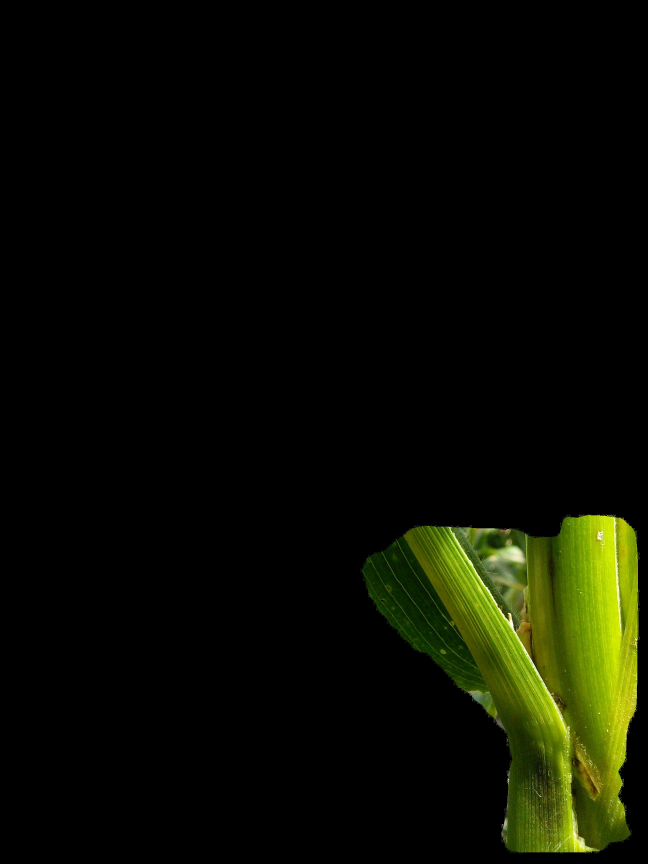
#> input picture ULAInputImages/MD-Ames-02;48_2015-08-07-03-50-02.jpg, 1944 x 2592 px, found by its file name (shown at 1/3 size); its folder holds only this picture in this run
$ python HoughLines-ULA.py
#> lines starting #> are read from the running program, lines starting #| are printed output that depends on the picture; after the words box and inside, x2 and y2 are one past the last pixel; in counts of white or black regions, pixels touching at a corner belong together
import cv2
import os
from os import listdir
import numpy as np
import random as rng
import math
from itertools import combinations
from collections import OrderedDict, Counter
from operator import itemgetter
import glob
import csv
import pandas as pd
import sys

CURRENT_DIRECTORY = os.getcwd()

IMAGE_PATH = os.path.join(CURRENT_DIRECTORY, "ULAInputImages", "")

OUTPUT_PATH = os.path.join(CURRENT_DIRECTORY, "ear_angle_masks_2", "Outlier_OriginalLineImages")

RESULT_PATH = os.path.join(CURRENT_DIRECTORY, "")

MERGED_HOUGH_LINE_IMAGE_PATH = os.path.join(CURRENT_DIRECTORY, "ear_angle_masks_2", "MergedHoughLines")

#RECT_PATH = "C:\\Users\\marven\\Documents\\Fall-2021\\LeafAngle\\ear_angle_masks_2\\rectangles\\"

kernel = np.ones((3, 3), np.uint8)

# Finds the slope of two lines using the two-point method
def findSlope(a, b):
        return ((b[1] - a[1])/(b[0] - a[0]))

# Returns the first line from a list of lines
def get_lines(lines_in):
    return [l[0] for l in lines_in]

# https://stackoverflow.com/questions/45531074/how-to-merge-lines-after-houghlinesp
# Merges multiple small line segments into a single line segment
# [100 lines left out: functions merge_lines_pipeline_2, merge_lines_segments1, lines_close, not called in this run]

def lineMagnitude (x1, y1, x2, y2):
    lineMagnitude = math.sqrt(math.pow((x2 - x1), 2)+ math.pow((y2 - y1), 2))
    return lineMagnitude

# [56 lines left out: functions SelectLinesAroundProbHoughMedian, DistancePointLine, get_distance, not called in this run]


def FindLargestContour(contours):
    maxArea = 0
    maxContour = -1
    for i in range(len(contours)):
        if(cv2.contourArea(contours[i]) > maxArea):
            maxArea = cv2.contourArea(contours[i])
            maxContour = i

    return contours[maxContour]

def IsImageFlipped(contours, imgShape):
    moments = cv2.moments(contours)
    if moments["m00"] == 0:
        moments["m00", "m01"] = 1
    x = int(moments["m10"] / moments["m00"])
    y = int(moments["m01"] / moments["m00"])
    if(x < imgShape[1]/2):
        return True
    else:
        return False

# [19 lines left out: function CropImageContour, not called in this run]

def WriteImage(img, dir, filename):
    if not os.path.exists(dir):
        os.makedirs(dir)
    cv2.imwrite(os.path.join(CURRENT_DIRECTORY, dir, filename.split("\\")[-1]), img)

# [11 lines left out: function SelectLinesAroundProbHoughMedian, not called in this run]

def CountValidLines(lines):
    count = 0
    validLines = []
    for line in lines:
        x1, y1, x2, y2 = line[0]
        #print(abs(math.atan2((y2 - y1), (x2 - x1))))
        if x1 <= 100 or x2 <= 100 or x1 >= houghLines.shape[1] - 100 or x2 >= houghLines.shape[1] - 100 or y1 >= houghLines.shape[0] - 50 or y2 >= houghLines.shape[0] - 50 or y1 == y2 or x1 == x2 or (abs(math.atan2((y2 - y1), (x2 - x1))) > 1.39 and abs(math.atan2((y2 - y1), (x2 - x1))) < 1.60) or abs(math.atan2((y2 - y1), (x2 - x1))) < 0.3:
            continue

        count = count + 1
        validLines.append(line)
    #if count > 6:
        #return validLines
    return validLines

def findDictMode(input_dict):
    track={}

    for key,value in input_dict.items():
        if value not in track:
            track[value]=0
        else:
            track[value]+=1

    return max(track,key=track.get)

def RetrieveParallelLines(lines):
    lineDict = {}
    for i in range(len(lines)):
        x1, y1, x2, y2 = lines[i][0]
        slope = round(abs(findSlope((x1, y1), (x2, y2))), 2)
        lineDict[i] = slope
    mode = findDictMode(lineDict)

    parallelLines = []
    for k, v in lineDict.items():
        if v == mode:
            parallelLines.append(lines[k])

    return parallelLines

if os.path.isfile(RESULT_PATH + "Summer_2015-Ames_ULA_bitwise_outliers.csv"):
        os.remove(RESULT_PATH + "Summer_2015-Ames_ULA_bitwise_outliers.csv")
csvFile = open(RESULT_PATH + "Summer_2015-Ames_ULA_bitwise_outliers.csv", "w")

resultsFile = csv.writer(csvFile)
header = ("Filename", "Median Angle", "Mean Angle", "Merged Angle", "mla_1", "mla_2")
#resultsFile.write("Filename            " + " " + "Prob Hough Median" + "     " + "Prob Hough Mean" + "     " + "Merged Angle\n")
resultsFile.writerow(header)

for f in glob.glob(IMAGE_PATH + "*.jpg"):
    try:
        img2 = cv2.imread(IMAGE_PATH + f.split("\\")[-1])
#> img2 is the input picture: shape (2592, 1944, 3); mean B, G, R 1.4, 12.4, 10.1

        img2Copy = img2.copy()

        # Convert the mask to gray scale
        img2Gray = cv2.cvtColor(img2, cv2.COLOR_BGR2GRAY)
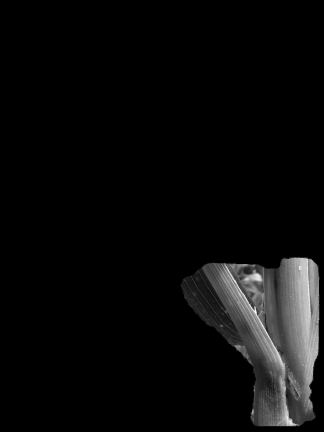
#> img2Gray: shape (2592, 1944) (shown at 1/6 size); min 0, max 255, mean 10.5

        # Binary threshold the image and plot the pixels of the stem in white and background in black
        ret, thresh = cv2.threshold(img2Gray, 1, 255, cv2.THRESH_BINARY)
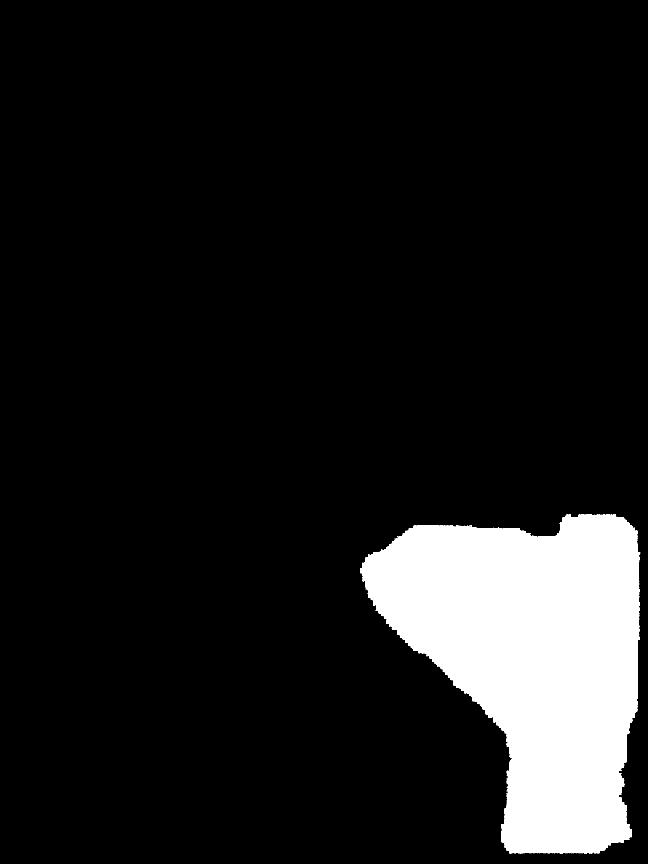
#> thresh: shape (2592, 1944) (shown at 1/3 size); 10.8% white; 60 white regions (59 under 20 px)

        contours, hierarchy = cv2.findContours(thresh, cv2.RETR_EXTERNAL, cv2.CHAIN_APPROX_SIMPLE)
#> contours = 60 contours, 59 with area under 20; largest, box (x1, y1, x2, y2) and area: (1080, 1543, 1921, 2561) 541291

        if(len(contours) > 1):
            contours = FindLargestContour(contours)
#> the loop in FindLargestContour, `for i in range(len(contours)):` made 60 passes
#> (maxArea, maxContour) on pass 60: (541291, 59)
#> after the loop in FindLargestContour, `for i in range(len(contours)):`: maxArea = 541291; maxContour = 59
#> contours = contour of 2270 points, box (x1, y1, x2, y2) (1080, 1543, 1921, 2561), area 541291

        #cropped = CropImageContour(contours, (img2Gray.shape[0], img2Gray.shape[1]), f.split("\\")[-1])

        #cropped_bitwise = cv2.bitwise_and(img2Copy, img2Copy, mask = cropped)

        #cv2.imwrite(RECT_PATH + f.split("\\")[-1], cropped_bitwise)

        thresh = np.zeros((img2Gray.shape[0], img2Gray.shape[1]), np.uint8)

        thresh = cv2.drawContours(thresh, [contours], -1, 255, -1)
#> thresh: shape (2592, 1944); 10.8% white; 1 white region, box (x1, y1, x2, y2) and area: (1080, 1543, 1921, 2561) 543333

        flipped = IsImageFlipped(contours, (img2Copy.shape[0], img2Copy.shape[1]))
#> in IsImageFlipped, `moments = cv2.moments(contours)`: moments = moments, m00 541291, centre m10/m00, m01/m00 = (1597.3, 1976)
#> in IsImageFlipped, `x = int(moments["m10"] / moments["m00"])`: x = 1597
#> in IsImageFlipped, `y = int(moments["m01"] / moments["m00"])`: y = 1975
#> flipped = False

        bitwise = cv2.bitwise_and(img2Copy, img2Copy, mask = thresh)

        img2Gray = cv2.cvtColor(bitwise, cv2.COLOR_BGR2GRAY)

        ret, thresh = cv2.threshold(img2Gray, 1, 255, cv2.THRESH_BINARY)
#> thresh: shape (2592, 1944); 10.8% white; 1 white region

        contours, hierarchy = cv2.findContours(thresh, cv2.RETR_EXTERNAL, cv2.CHAIN_APPROX_SIMPLE)
#> contours = 1 contour; box (x1, y1, x2, y2) and area: (1080, 1543, 1921, 2561) 541291

        thresh = cv2.drawContours(thresh, contours, -1, 255, -1)

        cv2.imwrite("thresh_img2.jpg", thresh)

        #cv2.imwrite("thresh_img2.jpg", thresh)

        # Dilate the image to join any discontinuities
        edges = cv2.dilate(kernel, thresh, iterations = 2)
#> edges = [[0, 0, 0], [0, 0, 0], [0, 0, 0]]

        # Perform canny edge detection on the image
        edges = cv2.Canny(image=img2Gray, threshold1=100, threshold2=200) # Canny Edge Detection
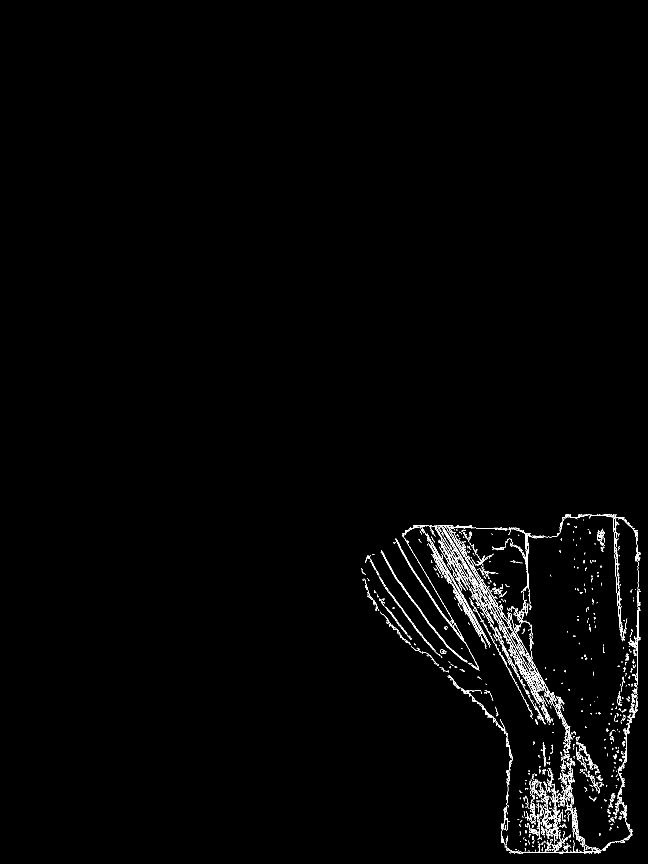
#> edges: shape (2592, 1944) (shown at 1/3 size); 0.87% white in thin lines or dots, all inside (x1, y1, x2, y2) = (1084, 1543, 1921, 2561)

        contours, hierarchy = cv2.findContours(edges, cv2.RETR_EXTERNAL, cv2.CHAIN_APPROX_SIMPLE)
#> contours = 1431 contours, 1325 with area under 20; largest, box (x1, y1, x2, y2) and area: (1325, 1581, 1653, 2168) 1385, (1142, 1650, 1403, 1987) 1175, (1523, 1838, 1704, 2206) 818, (1546, 2313, 1897, 2561) 762, (1285, 1630, 1443, 1909) 753

        cv2.imwrite("edge.jpg", edges)

        contImg = np.zeros((edges.shape[0], edges.shape[1], 3), np.uint8)

        houghLines = np.zeros((edges.shape[0], edges.shape[1], 3), np.uint8)

        mergedLines = np.zeros((edges.shape[0], edges.shape[1], 3), np.uint8)

        # For the majority of it, parallel lines is turned on with minLineLength set to 300
        # MinLineLength is decreased to account for images where the leaf and stem are only a tiny portion.
        # MinLineLengths of 50 and lower are used.
        found = False
        votes = 180 #used 120 for 78 outliers
        angles = []
        validLines = []
        while(not found):
            # Compute Probabilistic Hough Lines
            lines = cv2.HoughLinesP(edges, 1, np.pi/180, votes, lines = 1, minLineLength = 10, maxLineGap = 500)
            print(votes)
            if(lines is None):
                votes = votes - 10
                continue

            if(votes == 0):
                break

    #         for line in lines:
    #             x1, y1, x2, y2 = line[0]

    #             if x1 <= 100 or x2 <= 100 or x1 >= houghLines.shape[1] - 100 or x2 >= houghLines.shape[1] - 100 or y1 >= houghLines.shape[0] - 50 or y2 >= houghLines.shape[0] - 50 or y1 == y2 or x1 == x2 or (abs(math.atan2((y2 - y1), (x2 - x1))) > 1.39
    #                         and abs(math.atan2((y2 - y1), (x2 - x1))) < 1.60) or abs(math.atan2((y2 - y1), (x2 - x1))) < 0.3:

    #                 continue
            lines = CountValidLines(lines)

            if(len(lines) == 0):
                votes = votes - 10
                continue

            lines = RetrieveParallelLines(lines)

            #print(len(lines))

            for line in lines:
                x1, y1, x2, y2 = line[0]
                slope = math.atan2((y2 - y1), (x2 - x1))
                if(flipped):
                    if(slope > 0):
                        continue
                else:
                    if(slope < 0):
                        continue

                found = True
                print(flipped)
                angles.append(abs(math.degrees(slope)))
                validLines.append(line)
                cv2.line(bitwise, (x1, y1), (x2, y2), (rng.randint(0, 255), rng.randint(0, 255), rng.randint(0, 255)), 2)
            votes = votes - 10
#> this loop made 1 pass
#| False
#| False
#| False
#> after the loop, angles = [60.02, 60, 59.98]; validLines = [[[1280, 1575, 1831, 2530]], [[1292, 1575, 1841, 2526]], [[1266, 1575, 1823, 2539]]]; votes = 170
        median = np.median(angles)
#> median = 60
        mean = np.mean(angles)
#> mean = 60

        if(median < 9):
            median = 90 - median
            mean = 90 - mean

    # [79 lines of commented-out code are left out]

        data = [f.split("\\")[-1], str(median), str(mean), str(0), str(0), str(0)]
        resultsFile.writerow(data)

        #cv2.imwrite(OUTPUT_PATH + f.split("\\")[-1], bitwise)
        WriteImage(bitwise, "originalImageLine", f)
    except Exception as e:
        print(e)
        pass

csvFile.close()
